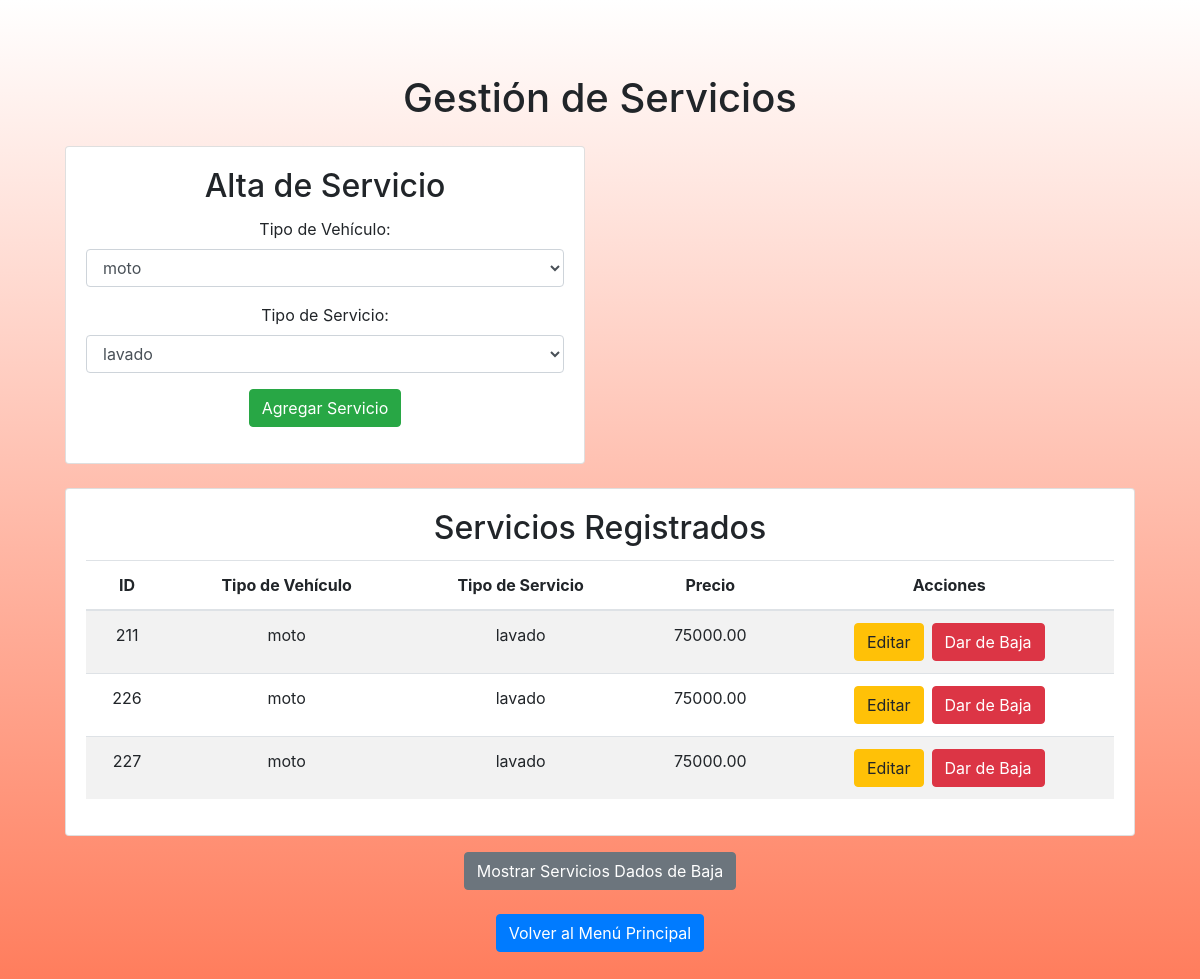
The page /lavaderofinal/services.php (signed in) on the database its author committed.
### tables this page shows
CREATE TABLE `servicios` (
  `ID` int(11) NOT NULL,
  `Nombre` varchar(100) NOT NULL,
  `Descripcion` text DEFAULT NULL,
  `Precio` decimal(10,2) NOT NULL,
  `TipoVehiculo` varchar(50) NOT NULL,
  `TipoServicio` varchar(50) NOT NULL,
  `Estado` varchar(10) NOT NULL DEFAULT 'Activo'
);

### lavaderofinal/services.php (the view, shortened to what this page needs)
<!DOCTYPE html>
<html>
<head>
    <link rel="stylesheet" href="https://maxcdn.bootstrapcdn.com/bootstrap/4.5.2/css/bootstrap.min.css">
</head>
<body>
    <div class="container">
        <h1 class="mt-4">Gestión de Servicios</h1>
        <?php
        include 'db_connection.php';
        if (isset($_SESSION['rol'])) {
            $rol = $_SESSION['rol'];
            if ($rol === 'Administrador') {
                echo '<div class="row mt-4">';
                echo '<div class="col-md-6">';
                echo '<div class="card">';
                echo '<div class="card-body">';
                echo '<h2 class="card-title">Alta de Servicio</h2>';
                echo '<form method="post" action="add_service.php">';
                echo '<div class="mb-3">';
                echo '<label for="tipo_vehiculo" class="form-label">Tipo de Vehículo:</label>';
                echo '<select name="tipo_vehiculo" id="tipo_vehiculo" class="form-control" onchange="calculatePrice()" required>';
                $queryTipoVehiculo = "SELECT * FROM tipovehiculo";
                $resultTipoVehiculo = mysqli_query($conexion, $queryTipoVehiculo);
                while ($rowTipoVehiculo = mysqli_fetch_assoc($resultTipoVehiculo)) {
                    echo '<option value="' . $rowTipoVehiculo['tipo'] . '">' . $rowTipoVehiculo['tipo'] . '</option>';
                }
                echo '</select>';
                echo '</div>';
                echo '<div class="mb-3">';
                echo '<label for="tipo_servicio" class="form-label">Tipo de Servicio:</label>';
                echo '<select name="tipo_servicio" id="tipo_servicio" class="form-control" onchange="calculatePrice()" required>';
                $queryTipoServicio = "SELECT * FROM tiposervicio";
                $resultTipoServicio = mysqli_query($conexion, $queryTipoServicio);
                while ($rowTipoServicio = mysqli_fetch_assoc($resultTipoServicio)) {
                    echo '<option value="' . $rowTipoServicio['ID'] . '">' . $rowTipoServicio['Nombre'] . '</option>';
                }
                echo '</select>';
                echo '</div>';
                echo '<div class="mb-3">';
                echo '<button type="submit" class="btn btn-success">Agregar Servicio</button>';
                echo '</div>';
                echo '</form>';
                echo '</div>';
                echo '</div>';
                echo '</div>';
                echo '</div>';
            } else {
                echo '<p>No tiene permiso para registrar nuevos servicios.</p>';
                createBackButton();
            }
            echo '<div class="row mt-4">';
            echo '<div class="col-md-12">';
            echo '<div class="card">';
            echo '<div class="card-body">';
            echo '<h2 class="card-title">Servicios Registrados</h2>';
            echo '<table class="table table-striped">';
            echo '<thead>';
            echo '<tr>';
            echo '<th>ID</th>';
            echo '<th>Tipo de Vehículo</th>';
            echo '<th>Tipo de Servicio</th>';
            echo '<th>Precio</th>';
            echo '<th>Acciones</th>';
            echo '</tr>';
            echo '</thead>';
            echo '<tbody>';
            $query = "SELECT * FROM Servicios WHERE Estado = 'Activo'";
            $result = mysqli_query($conexion, $query);
            if (mysqli_num_rows($result) > 0) {
                while ($row = mysqli_fetch_assoc($result)) {
                    echo '<tr>';
                    echo '<td>' . $row['ID'] . '</td>';
                    echo '<td>' . $row['TipoVehiculo'] . '</td>';
                    echo '<td>' . $row['TipoServicio'] . '</td>';
                    echo '<td>' . $row['Precio'] . '</td>';
                    echo '<td>';
                    echo '<a href="edit_service.php?id=' . $row['ID'] . '" class="btn btn-warning">Editar</a>';
                    echo '<a href="deactivate_service.php?id=' . $row['ID'] . '" class="btn btn-danger ml-2">Dar de Baja</a>';
                    echo '</td>';
                    echo '</tr>';
                }
            } else {
                echo "No se encontraron servicios activos en la base de datos.";
            }
            echo '</tbody>';
            echo '</table>';
            echo '</div>';
            echo '</div>';
            echo '</div>';
            echo '</div>';
            echo '<button id="toggleInactiveTable" class="btn btn-secondary mt-3">Mostrar Servicios Dados de Baja</button>';
        } else {
            echo "Debe iniciar sesión para acceder a esta página.";
            createBackButton();
        }
        ?>
        <div class="container mt-4">
            <div class="row">
                <div class="col-md-12 text-center">
                    <a class="btn btn-primary" href="principal.php">Volver al Menú Principal</a>
                </div>
            </div>
        </div>
    </div>
</body>
</html>

### lavaderofinal/services.php (style rules this page uses)
body { //background-color: #f2f2f2; text-align: center; padding: 50px; background-image: linear-gradient(#FFFFFF, rgb(255, 122, 89)); }

### rows shown on the page
servicios: ID "211", TipoVehiculo "moto", TipoServicio "lavado", Precio "75000.00"
servicios: ID "226", TipoVehiculo "moto", TipoServicio "lavado", Precio "75000.00"
servicios: ID "227", TipoVehiculo "moto", TipoServicio "lavado", Precio "75000.00"

### other values the page prints
form field tipo_vehiculo "moto"
form field tipo_servicio "lavado"
